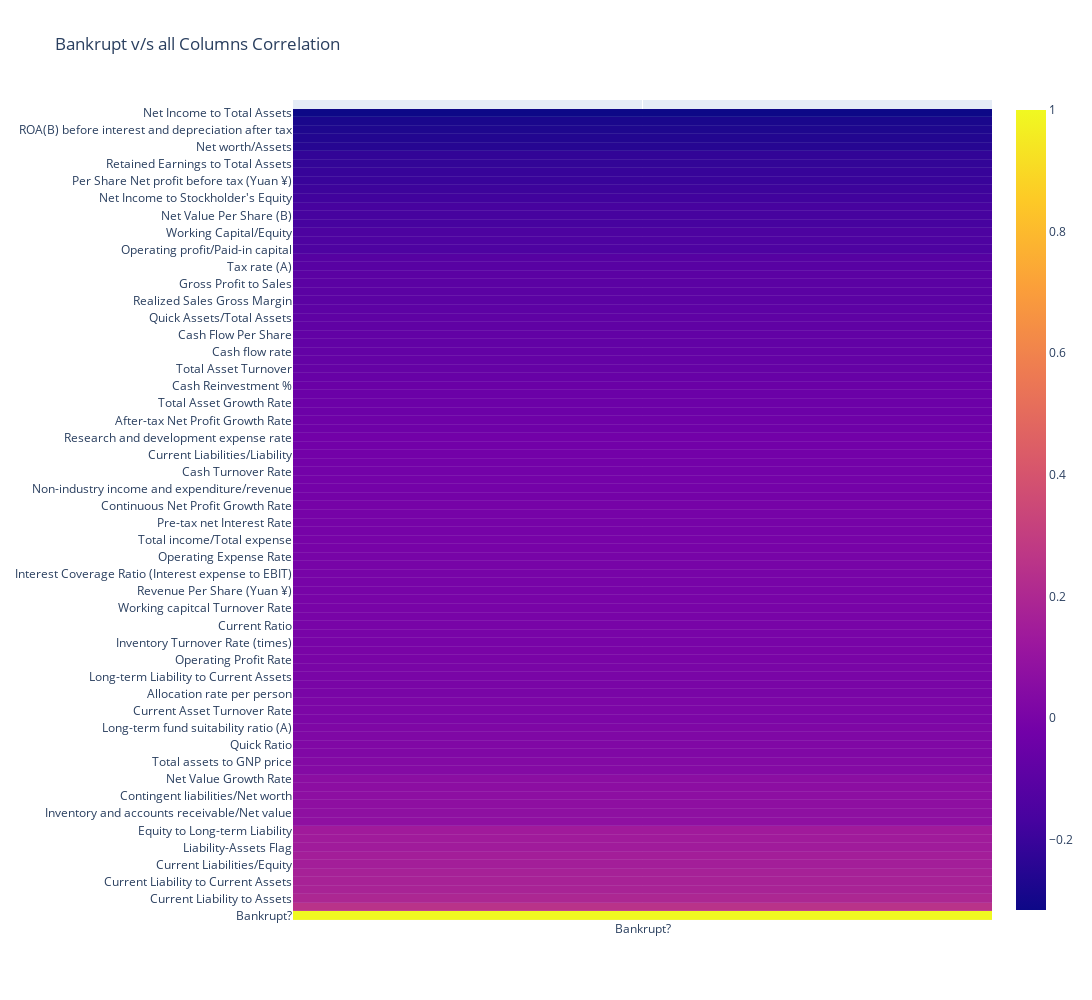

The notebook cell this image was saved under:
### Code cell
fig = go.Figure(go.Heatmap(df_to_plotly(corr_bankrupt), ygap=0.1))
fig.update_layout(
    title="Bankrupt v/s all Columns Correlation",
    autosize=False,
    width=1500,
    height=1000,
    paper_bgcolor="White",
)
fig.show()

### Figure 1 — Plotly figure (JSON) as saved in the notebook; plotly's stock layout.template omitted (floating-point values rounded to 4 significant figures)
{"data": [{"type": "heatmap", "x": ["Bankrupt?"], "y": ["Bankrupt?", " Debt ratio %", " Current Liability to Assets", " Borrowing dependency", " Current Liability to Current Assets", " Liability to Equity", " Current Liabilities/Equity", " Current Liability to Equity", " Liability-Assets Flag", " Total expense/Assets", " Equity to Long-term Liability", " Cash/Current Liability", " Inventory and accounts receivable/Net value", " Fixed Assets Turnover Frequency", " Contingent liabilities/Net worth", " Fixed Assets to Assets", " Net Value Growth Rate", " Revenue per person", " Total assets to GNP price", " Quick Asset Turnover Rate", " Quick Ratio", " Net Worth Turnover Rate (times)", " Long-term fund suitability ratio (A)", " Total debt/Total net worth", " Current Asset Turnover Rate", " Degree of Financial Leverage (DFL)", " Allocation rate per person", " Inventory/Current Liability", " Long-term Liability to Current Assets", " Cash Flow to Sales", " Operating Profit Rate", " Realized Sales Gross Profit Growth Rate", " Inventory Turnover Rate (times)", " Inventory/Working Capital", " Current Ratio", " Interest Expense Ratio", " Working capitcal Turnover Rate", " Quick Assets/Current Liability", " Revenue Per Share (Yuan ¥)", " Accounts Receivable Turnover", " Interest Coverage Ratio (Interest expense to EBIT)", " No-credit Interval", " Operating Expense Rate", " Average Collection Days", " Total income/Total expense", " Continuous interest rate (after tax)", " Pre-tax net Interest Rate", " After-tax net Interest Rate", " Continuous Net Profit Growth Rate", " Operating Profit Growth Rate", " Non-industry income and expenditure/revenue", " Total Asset Return Growth Rate Ratio", " Cash Turnover Rate", " Current Liability to Liability", " Current Liabilities/Liability", " Interest-bearing debt interest rate", " Research and development expense rate", " Regular Net Profit Growth Rate", " After-tax Net Profit Growth Rate", " Cash Flow to Liability", " Total Asset Growth Rate", " Current Assets/Total Assets", " Cash Reinvestment %", " Cash Flow to Equity", " Total Asset Turnover", " Cash Flow to Total Assets", " Cash flow rate", " Operating Funds to Liability", " Cash Flow Per Share", " Equity to Liability", " Quick Assets/Total Assets", " Operating profit per person", " Realized Sales Gross Margin", " Operating Gross Margin", " Gross Profit to Sales", " Cash/Total Assets", " Tax rate (A)", " CFO to Assets", " Operating profit/Paid-in capital", " Operating Profit Per Share (Yuan ¥)", " Working Capital/Equity", " Net Value Per Share (C)", " Net Value Per Share (B)", " Net Value Per Share (A)", " Net Income to Stockholder's Equity", " Working Capital to Total Assets", " Per Share Net profit before tax (Yuan ¥)", " Net profit before tax/Paid-in capital", " Retained Earnings to Total Assets", " Persistent EPS in the Last Four Seasons", " Net worth/Assets", " ROA(C) before interest and depreciation before interest", " ROA(B) before interest and depreciation after tax", " ROA(A) before interest and % after tax", " Net Income to Total Assets", " Net Income Flag"], "ygap": 0.1, "z": [[1], [0.2502], [0.1945], [0.1765], [0.1713], [0.1668], [0.1538], [0.1538], [0.1392], [0.139], [0.139], [0.07792], [0.07528], [0.07282], [0.07045], [0.06633], [0.06533], [0.03972], [0.0351], [0.02581], [0.02506], [0.02109], [0.01692], [0.01231], [0.01193], [0.01051], [0.002829], [0.0008221], [0.0007784], [0.0004788], [-0.0002298], [-0.0004584], [-0.001376], [-0.001906], [-0.002211], [-0.002681], [-0.002894], [-0.003823], [-0.004692], [-0.004754], [-0.005509], [-0.005547], [-0.006083], [-0.006556], [-0.007137], [-0.008395], [-0.008517], [-0.008857], [-0.009401], [-0.01517], [-0.01659], [-0.01686], [-0.01804], [-0.02081], [-0.02081], [-0.02306], [-0.02423], [-0.03682], [-0.03778], [-0.04313], [-0.04443], [-0.04482], [-0.05135], [-0.05856], [-0.06792], [-0.07046], [-0.07236], [-0.07708], [-0.07752], [-0.08305], [-0.08638], [-0.09284], [-0.09945], [-0.1], [-0.1], [-0.1001], [-0.1097], [-0.1154], [-0.1411], [-0.1421], [-0.1472], [-0.1648], [-0.1654], [-0.1655], [-0.181], [-0.1931], [-0.2014], [-0.2079], [-0.2178], [-0.2196], [-0.2502], [-0.2608], [-0.2731], [-0.2829], [-0.3155], [null]]}], "layout": {"autosize": false, "height": 1000, "paper_bgcolor": "White", "title": {"text": "Bankrupt v/s all Columns Correlation"}, "width": 1500, "xaxis": {"autorange": true, "range": [-0.5, 0.5], "type": "category"}, "yaxis": {"autorange": true, "range": [-0.5, 95.5], "type": "category"}}}
